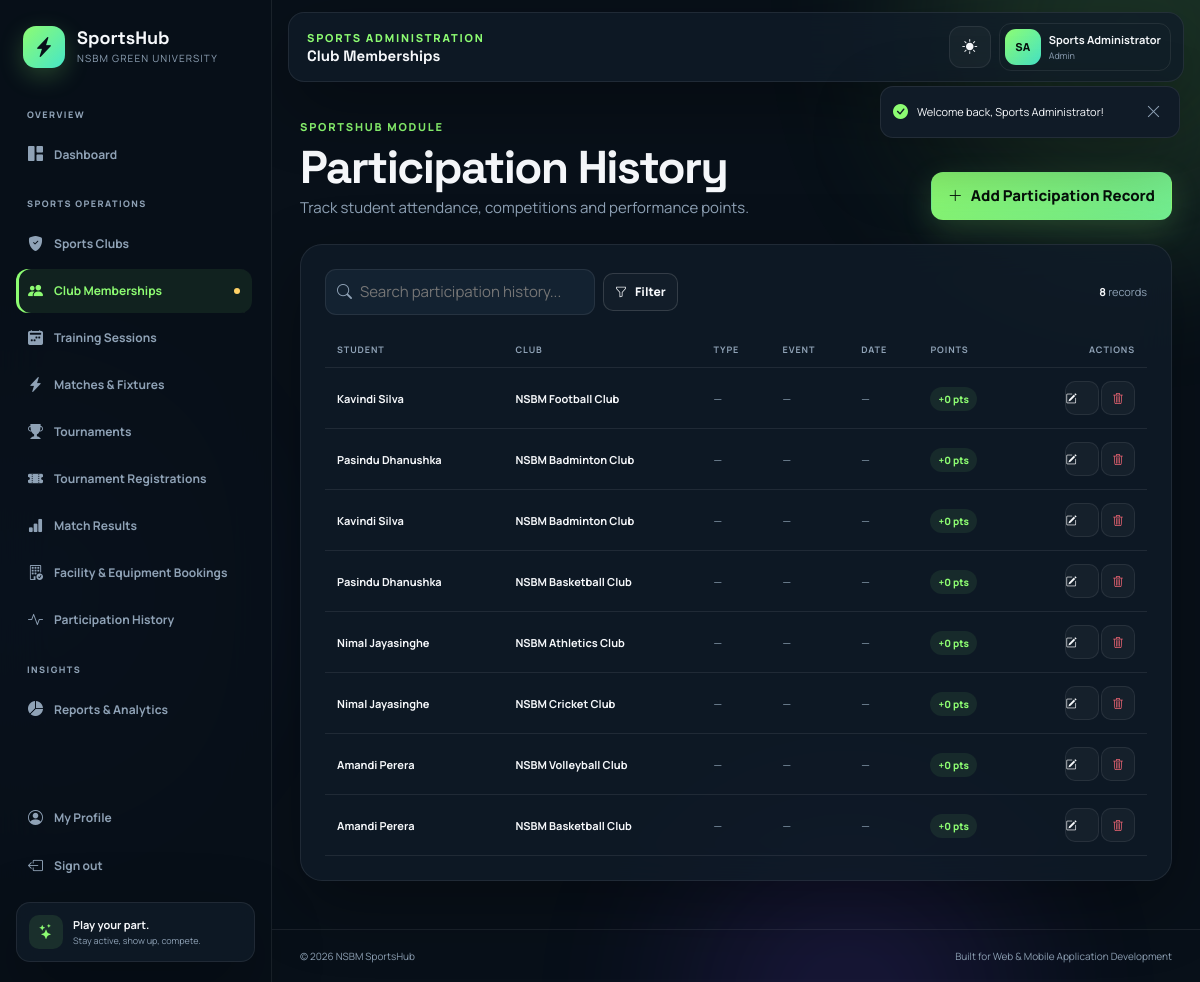
The app's page /index.php?page=module&module=memberships (signed in) with its own data.
### tables this page shows
CREATE TABLE memberships (
  id INT UNSIGNED AUTO_INCREMENT PRIMARY KEY,
  user_id INT UNSIGNED NOT NULL,
  club_id INT UNSIGNED NOT NULL,
  status ENUM('pending','approved','rejected') NOT NULL DEFAULT 'pending',
  joined_at DATE NULL,
  created_at TIMESTAMP NOT NULL DEFAULT CURRENT_TIMESTAMP,
  updated_at TIMESTAMP NOT NULL DEFAULT CURRENT_TIMESTAMP ON UPDATE CURRENT_TIMESTAMP,
  UNIQUE KEY uq_membership (user_id,club_id),
  CONSTRAINT fk_membership_user FOREIGN KEY (user_id) REFERENCES users(id) ON DELETE CASCADE,
  CONSTRAINT fk_membership_club FOREIGN KEY (club_id) REFERENCES clubs(id) ON DELETE CASCADE
);

CREATE TABLE users (
  id INT UNSIGNED AUTO_INCREMENT PRIMARY KEY,
  name VARCHAR(120) NOT NULL,
  email VARCHAR(160) NOT NULL UNIQUE,
  password VARCHAR(255) NOT NULL,
  student_id VARCHAR(40) NULL UNIQUE,
  faculty VARCHAR(120) NULL,
  role ENUM('admin','student') NOT NULL DEFAULT 'student',
  status ENUM('active','inactive') NOT NULL DEFAULT 'active',
  created_at TIMESTAMP NOT NULL DEFAULT CURRENT_TIMESTAMP,
  updated_at TIMESTAMP NOT NULL DEFAULT CURRENT_TIMESTAMP ON UPDATE CURRENT_TIMESTAMP
);

CREATE TABLE clubs (
  id INT UNSIGNED AUTO_INCREMENT PRIMARY KEY,
  name VARCHAR(140) NOT NULL,
  sport VARCHAR(80) NOT NULL,
  coach VARCHAR(120) NOT NULL,
  venue VARCHAR(160) NOT NULL,
  training_days VARCHAR(120) NOT NULL,
  capacity INT UNSIGNED NOT NULL DEFAULT 30,
  description TEXT NOT NULL,
  status ENUM('active','inactive') NOT NULL DEFAULT 'active',
  created_at TIMESTAMP NOT NULL DEFAULT CURRENT_TIMESTAMP,
  updated_at TIMESTAMP NOT NULL DEFAULT CURRENT_TIMESTAMP ON UPDATE CURRENT_TIMESTAMP
);

### app/Core/View.php (called while the page is built, shortened)
<?php
final class View
{
    public static function render(string $name, array $data = []): void
    {
        $path = __DIR__ . '/../../views/' . $name . '.php';
        extract($data, EXTR_SKIP);
        require $path;
    }
}

### app/helpers.php (called while the page is built, shortened)
<?php
function e(mixed $value): string
{
    return htmlspecialchars((string) $value, ENT_QUOTES, 'UTF-8');
}
function app_config(?string $key = null): mixed
{
    static $config;
    $config ??= require __DIR__ . '/../config/config.php';
    return $key === null ? $config : ($config[$key] ?? null);
}
function base_url(): string
{
    $configured = rtrim((string) app_config('base_url'), '/');
    $script = str_replace('\\', '/', $_SERVER['SCRIPT_NAME'] ?? '/index.php');
    $dir = rtrim(dirname($script), '/');
    return $dir === '/' ? '' : $dir;
}
function url(string $page = 'home', array $params = []): string
{
    $query = http_build_query(array_merge(['page' => $page], $params));
    return base_url() . '/index.php?' . $query;
}
function view(string $name, array $data = []): void
{
    View::render($name, $data);
}
function format_date(?string $date, string $format = 'M d, Y'): string
{
    if (!$date) return '—';
    return date($format, strtotime($date));
}

### app/Controllers/CrudController.php (called while the page is built, shortened)
<?php
final class CrudController
{
    private array $modules;
    public function __construct()
    {
        $this->modules = require __DIR__ . '/../../config/modules.php';
    }
    private function module(string $key): array
    {
        $module = $this->modules[$key];
        return $module;
    }
    public function index(string $key): void
    {
        $module = $this->module($key);
        $db = Database::connection();
        $search = trim($_GET['q'] ?? '');
        $status = trim($_GET['status'] ?? '');
        $params = [];
        $sql = 'SELECT ' . $module['select'] . ' FROM ' . $module['from'];
        $sql .= ' ORDER BY ' . ($module['order'] ?? '1 DESC');
        $stmt = $db->prepare($sql);
        $stmt->execute($params);
        $rows = $stmt->fetchAll();
        view('modules/list', [
            'title' => $module['title'], 'moduleKey' => $key, 'module' => $module,
            'rows' => $rows, 'search' => $search, 'statusFilter' => $status,
        ]);
    }
}

### app/Core/Auth.php (called while the page is built, shortened)
<?php
final class Auth
{
    public static function user(): ?array
    {
        return $_SESSION['user'] ?? null;
    }
    public static function check(): bool
    {
        return self::user() !== null;
    }
    public static function isAdmin(): bool
    {
        return (self::user()['role'] ?? null) === 'admin';
    }
    public static function role(): ?string
    {
        return self::user()['role'] ?? null;
    }
}

### config/database.php (called while the page is built)
<?php
return [
    'host' => getenv('DB_HOST') ?: '127.0.0.1',
    'port' => getenv('DB_PORT') ?: '3306',
    'database' => getenv('DB_DATABASE') ?: 'sports_hub',
    'username' => getenv('DB_USERNAME') ?: 'root',
    'password' => getenv('DB_PASSWORD') ?: '',
    'charset' => 'utf8mb4',
];

### app/Core/Database.php (called while the page is built, shortened)
<?php
final class Database
{
    private static ?PDO $connection = null;
    public static function connection(): PDO
    {
        $config = require __DIR__ . '/../../config/database.php';
        $dsn = sprintf(
            'mysql:host=%s;port=%s;dbname=%s;charset=%s',
            $config['host'],
            $config['port'],
            $config['database'],
            $config['charset']
        );
        try {
            self::$connection = new PDO($dsn, $config['username'], $config['password'], [
                PDO::ATTR_ERRMODE => PDO::ERRMODE_EXCEPTION,
                PDO::ATTR_DEFAULT_FETCH_MODE => PDO::FETCH_ASSOC,
                PDO::ATTR_EMULATE_PREPARES => false,
            ]);
        } catch (PDOException $e) {
            http_response_code(500);
            $message = htmlspecialchars($e->getMessage(), ENT_QUOTES, 'UTF-8');
            exit("<div style='font-family:system-ui;padding:32px'><h2>Database connection failed</h2><p>Check <code>config/database.php</code> and import the SQL files.</p><pre>{$message}</pre></div>");
        }
        return self::$connection;
    }
}

### app/bootstrap.php (called while the page is built, shortened)
<?php
spl_autoload_register(function (string $class): void {
    $prefix = 'App\\';
    $relative = substr($class, strlen($prefix));
    $path = __DIR__ . '/' . str_replace('\\', '/', $relative) . '.php';
});
require __DIR__ . '/helpers.php';

### views/modules/list.php (the view, shortened to what this page needs)
<?php
require __DIR__ . '/../partials/header.php';
$canCreate = in_array(Auth::role(), $module['create_roles'], true);
$canEdit = in_array(Auth::role(), $module['edit_roles'], true);
$canDelete = in_array(Auth::role(), $module['delete_roles'], true);
?>
<div class="page-heading reveal">
    <div><span class="eyebrow">SportsHub module</span><h1><?= e($module['title']) ?></h1><p><?= e($module['description']) ?></p></div>
    <?php if ($canCreate): ?><a class="btn btn-primary" href="<?= e(url('module_form', ['module' => $moduleKey])) ?>"><i class="bi bi-plus-lg"></i> Add <?= e($module['singular']) ?></a><?php endif; ?>
</div>
<section class="panel reveal delay-1">
    <div class="table-toolbar">
        <form class="filter-form" method="get" action="index.php">
            <label class="search-box"><i class="bi bi-search"></i><input type="search" name="q" value="<?= e($search) ?>" placeholder="Search <?= e(strtolower($module['title'])) ?>..."></label>
            <button class="btn btn-ghost btn-sm" type="submit"><i class="bi bi-funnel"></i> Filter</button>
        </form>
        <span class="result-count"><strong><?= count($rows) ?></strong> records</span>
    </div>
    <?php if (!$rows): ?>
        <div class="empty-state large"><i class="bi <?= e($module['icon']) ?>"></i><strong>No records found</strong><p>Try adjusting your filters<?php if ($canCreate): ?> or create the first <?= e(strtolower($module['singular'])) ?><?php endif; ?>.</p></div>
    <?php else: ?>
        <div class="table-wrap">
            <table class="data-table">
                <thead><tr><?php foreach ($module['list_columns'] as $label): ?><th><?= e($label) ?></th><?php endforeach; ?><th class="actions-col">Actions</th></tr></thead>
                <tbody>
                <?php foreach ($rows as $row): ?>
                    <tr>
                        <?php foreach ($module['list_columns'] as $key => $label): ?>
                            <td data-label="<?= e($label) ?>">
                                <?php $value = $row[$key] ?? null; ?>
                                <?php if ($key === 'status' || $key === 'result'): ?>
                                    <span class="status-pill <?= e(status_class((string) $value)) ?>"><?= e(ucfirst((string) $value)) ?></span>
                                <?php elseif (str_contains($key, 'date') || str_contains($key, '_at')): ?>
                                    <?= e(format_date($value)) ?>
                                <?php elseif (str_contains($key, 'time') && $value): ?>
                                    <?= e(date('g:i A', strtotime($value))) ?>
                                <?php elseif ($key === 'points'): ?>
                                    <span class="points-badge">+<?= (int) $value ?> pts</span>
                                <?php elseif (in_array($key, ['name','title','student_name','club_name'], true)): ?>
                                    <strong><?= e($value) ?></strong>
                                <?php else: ?><?= e($value ?? '—') ?><?php endif; ?>
                            </td>
                        <?php endforeach; ?>
                        <td class="row-actions">
                            <?php if (!Auth::isAdmin() && $moduleKey === 'clubs'): ?>
                                <form method="post" action="<?= e(url('join_club')) ?>" class="inline-form"><?= csrf_field() ?><input type="hidden" name="club_id" value="<?= (int) $row['id'] ?>"><button class="btn btn-primary btn-sm" type="submit"><i class="bi bi-person-plus-fill"></i> Join</button></form>
                            <?php elseif (!Auth::isAdmin() && $moduleKey === 'tournaments' && $row['status'] === 'open'): ?>
                                <button class="btn btn-primary btn-sm" type="button" data-tournament-open data-id="<?= (int) $row['id'] ?>" data-name="<?= e($row['title']) ?>"><i class="bi bi-ticket-perforated-fill"></i> Register</button>
                            <?php else: ?>
                                <?php if ($canEdit): ?><a class="icon-btn tiny" href="<?= e(url('module_form', ['module' => $moduleKey, 'id' => $row['id']])) ?>" title="Edit"><i class="bi bi-pencil-square"></i></a><?php endif; ?>
                                <?php if ($canDelete): ?><form class="inline-form" method="post" action="<?= e(url('module_delete', ['module' => $moduleKey, 'id' => $row['id']])) ?>" data-confirm="Delete this record? This action cannot be undone."><?= csrf_field() ?><button class="icon-btn tiny danger" type="submit" title="Delete"><i class="bi bi-trash3"></i></button></form><?php endif; ?>
                            <?php endif; ?>
                        </td>
                    </tr>
                <?php endforeach; ?>
                </tbody>
            </table>
        </div>
    <?php endif; ?>
</section>
<?php require __DIR__ . '/../partials/footer.php'; ?>

### records on screen
memberships: user.name "Kavindi Silva", club.name "NSBM Football Club", value "—", value "0"
memberships: user.name "Pasindu Dhanushka", club.name "NSBM Badminton Club", value "—", value "0"
memberships: user.name "Kavindi Silva", club.name "NSBM Badminton Club", value "—", value "0"
memberships: user.name "Pasindu Dhanushka", club.name "NSBM Basketball Club", value "—", value "0"
memberships: user.name "Nimal Jayasinghe", club.name "NSBM Athletics Club", value "—", value "0"
memberships: user.name "Nimal Jayasinghe", club.name "NSBM Cricket Club", value "—", value "0"
memberships: user.name "Amandi Perera", club.name "NSBM Volleyball Club", value "—", value "0"
memberships: user.name "Amandi Perera", club.name "NSBM Basketball Club", value "—", value "0"

### other values on screen
$module['title'] "Sports Clubs"
$module['title'] "Club Memberships"
$module['title'] "Training Sessions"
$module['title'] "Matches & Fixtures"
$module['title'] "Tournaments"
$module['title'] "Tournament Registrations"
$module['title'] "Match Results"
$module['title'] "Facility & Equipment Bookings"
$module['title'] "Participation History"
$title "Club Memberships"
initials(Auth::user()['name']) "SA"
Auth::user()['name'] "Sports Administrator"
Auth::role() "Admin"
$flash['message'] "Welcome back, Sports Administrator!"
$module['description'] "Track student attendance, competitions and performance points."
